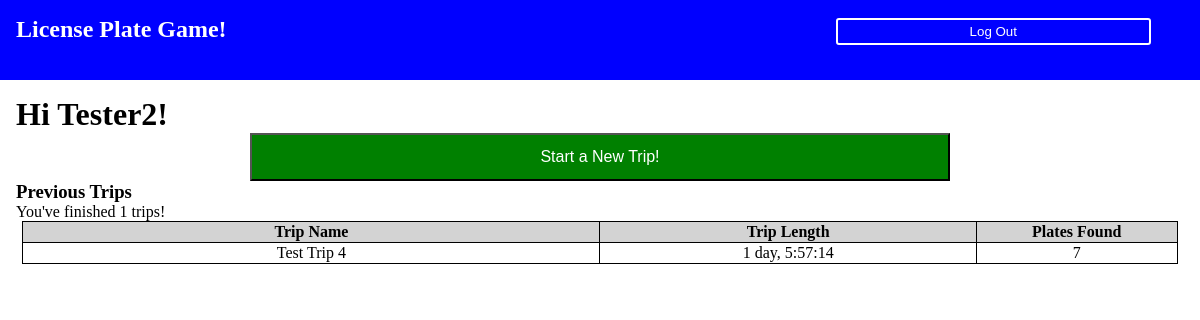
The app's page /home (signed in) with its own data.
### models.py (models this page shows, shortened)
class User(db.Model):
    id = db.Column(db.Integer, primary_key=True)
    username = db.Column(db.String(45))
    password = db.Column(db.String(255))
    created_at = db.Column(db.DateTime, server_default=func.now())
    updated_at = db.Column(db.DateTime, server_default=func.now(), onupdate=func.now())
    def ongoing_trip(self):
        trip = Trip.query.filter_by(user_id=self.id, end_time=None).all()
        if trip:
            return trip[0]
        return False
    @classmethod
    def current_user(cls, id):
        user = cls.query.get(id)
        return user

class Trip(db.Model):
    id = db.Column(db.Integer, primary_key=True)
    name = db.Column(db.String(255))
    user_id = db.Column(db.Integer, db.ForeignKey('user.id', ondelete='cascade'), nullable=False)
    user = db.relationship('User', foreign_keys=[user_id], backref='trips')
    start_time = db.Column(db.DateTime, server_default=func.now())
    end_time = db.Column(db.DateTime)

### controller_functions.py (the view)
def home():
    user = current_user()
    if not user:
        return redirect('/logout')
    return render_template('home.html', user = user)

### controller_functions.py (called while the page is built)
def current_user():
    if 'uid' in session:
        current_user = User.current_user(session['uid'])
        if current_user.password == session['pw']:
            return current_user
    return False

### templates/home.html (shortened to what this page needs)
<!DOCTYPE html>
<html lang="en">
<head>
    <link rel="stylesheet" href="{{ url_for('static', filename='css/universal.css') }}">
    <link rel="stylesheet" href="{{ url_for('static', filename='css/home.css') }}">
</head>
<body>
    <div class="header">
        <h2 class="sm-4 md-3 lg-6">License Plate Game!</h2>
        <div class="nav sm-4 md-2 lg-4">
            <a href="/logout"><button class="sm-1 md-6 lg-12">Log Out</button></a>
        </div>
    </div>
    <div class="body">
        <h1>Hi {{user.username}}!</h1>
        {% if user.ongoing_trip() %}
        <a href="/ongoing"><button class="big_button ongoing sm-4 md-4 lg-8">Go to Ongoing Trip</button></a>
        {% else %}
        <button class="big_button start sm-4 md-4 lg-8" id="open_start">Start a New Trip!</button>
        {% endif %}
        <h3>Previous Trips</h3>
        <p>You've finished {% if user.ongoing_trip() %}{{user.trips|count - 1}}{% else %}{{user.trips|count}}{% endif %} trips!</p>
        <table>
            <colgroup>
                <col class="sm-1 md-2 lg-3">
                <col class="sm-1 md-2 lg-2">
                <col class="sm-1 md-1 lg-1">
            </colgroup>
            <thead>
                <th>Trip Name</th>
                <th>Trip Length</th>
                <th>Plates Found</th>
            </thead>
            <tbody>
                {% for trip in user.trips %}
                    {% if trip.end_time %}
                <tr class="trip" url="/trip_detail/{{trip.id}}">
                    <td>{{trip.name}}</td>
                    <td>{{trip.end_time - trip.start_time}}</td>
                    <td>{{trip.finds|count}}</td>
                </tr>
                    {% endif %}
                {% endfor %}
            </tbody>
        </table>
    </div>
</body>
</html>

### static/css/universal.css (style rules this page uses)
* { margin: 0 }
.header { background-color: blue; color: white; height: 3em; padding: 1em; vertical-align: middle }
.header h2 { display: inline-block; }
.nav button { height: 2em; background-color: blue; color: white; border: 2px solid white; border-radius: 3px; margin: 2px; }
.body { padding: 1em; margin: auto; }
.big_button { margin: auto; font-size: 1em; display: block; }
button { height: 3em; display: inline-block; }
a { text-decoration: none; color: black; }
table { border-collapse: collapse; margin: auto }
thead { background-color: lightgrey }
td { text-align: center; }
th, td { border: 1px solid black; }
@media only screen and (min-width: 481px) { .md-1 { width: 15%; } }
@media only screen and (min-width: 481px) { .md-2 { width: 30%; } }
@media only screen and (min-width: 481px) { .md-3 { width: 45%; } }
@media only screen and (min-width: 481px) { .md-4 { width: 60%; } }
@media only screen and (min-width: 481px) { .md-6 { width: 90%; } }
@media only screen and (min-width: 481px) { .nav { float: right; } }
@media only screen and (min-width: 1024px) { .lg-1 { width: 8%; } }
@media only screen and (min-width: 1024px) { .lg-2 { width: 15%; } }
@media only screen and (min-width: 1024px) { .lg-3 { width: 23%; } }
@media only screen and (min-width: 1024px) { .lg-4 { width: 30%; } }
@media only screen and (min-width: 1024px) { .lg-6 { width: 45%; } }
@media only screen and (min-width: 1024px) { .lg-8 { width: 60%; } }
@media only screen and (min-width: 1024px) { .lg-12 { width: 90%; } }
@media only screen and (min-width: 1024px) { .nav { float: right; } }

### static/css/home.css (style rules this page uses)
.start { background-color: green; color: white; }
.trip { cursor: pointer; }

### records on screen
User: username "Tester2"
Trip: name "Test Trip 4", trip.end_time-trip.start_time "1 day, 5:57:14", finds|count "7"

### other values on screen
{{ user.trips|count }} "1"
